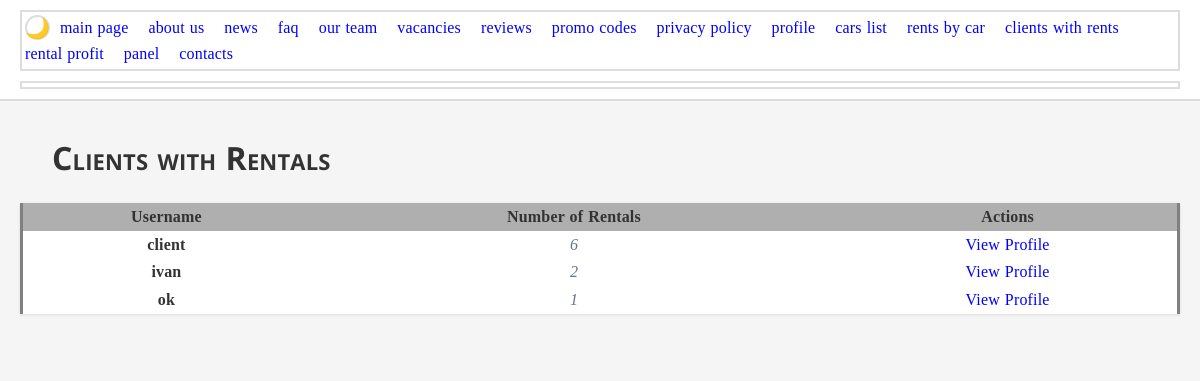
Page /clients-with-rentals/ (signed in) on the committed database.
### main/models.py (models this page shows, shortened)
class User(AbstractUser):
    ROLES = (
        ('GUEST', 'guest'),
        ('CLIENT', 'client'),
        ('MANAGER', 'manager'),
        ('SUPERUSER', 'superuser')
    )
    middle_name = models.CharField('middle name', max_length=150, blank=True)
    phone = models.CharField('phone', max_length=20, validators=[validate_phone])
    birth_date = models.DateField('bd date', validators=[validate_age], null=True, blank=True)
    address = models.TextField('address')
    role = models.CharField('role', max_length=10, choices=ROLES, default='CLIENT')
    promocodes = models.ManyToManyField(PromoCode, blank=True)
    fines = models.ManyToManyField(Fine, blank=True)
    class Meta:
        verbose_name = 'user'
        verbose_name_plural = 'users'

### main/views.py (the view)
# urls.py: path('clients-with-rentals/', views.clients_with_rentals, name='clients_with_rentals'),
@login_required
@user_passes_test(lambda u: u.role in ['MANAGER', 'SUPERUSER'])
def clients_with_rentals(request):
    logger.debug("Загрузка списка клиентов с арендами")
    clients = User.objects.filter(role='CLIENT', rental__isnull=False).distinct()\
        .annotate(rental_count=Count('rental'))
    if not clients.exists():
        logger.warning("Нет клиентов с арендами")
        return render(request, 'main/clients_with_rentals.html', {
            'error_message': 'Нет клиентов с арендами.'
        })
    return render(request, 'main/clients_with_rentals.html', {'clients': clients})

### main/templates/main/clients_with_rentals.html (shortened to what this page needs)
{% extends "base.html" %}
{% block header %}Clients with Rentals{% endblock %}
{% block content %}
{% if error_message %}
    <p style="color: red;">{{ error_message }}</p>
{% else %}
    <table>
        <tr>
            <th>Username</th>
            <th>Number of Rentals</th>
            <th>Actions</th>
        </tr>
        {% for client in clients %}
        <tr>
            <td>{{ client.username }}</td>
            <td>{{ client.rental_count }}</td>
            <td>
                <a href="{% url 'view_user_profile' client.id %}">View Profile</a>
            </td>
        </tr>
        {% empty %}
        <tr>
            <td colspan="3">No clients with rentals</td>
        </tr>
        {% endfor %}
    </table>
{% endif %}
{% endblock %}

### main/static/css/style2.css (style rules this page uses)
:root { --font-primary: 'Open Sans'; --font-secondary: 'Roboto'; --font-mono: monospace; --bg-primary: #f5f5f5; --bg-secondary: #ffffff; --text-primary: #333333; --text-secondary: #666666; --border-color: #dddddd; }
a:link { color: blue; text-decoration: none; }
body { line-height: 1.6; word-spacing: 0.05em; letter-spacing: 0.01em; background: #f5f5f5; margin: 0; padding-top: 80px; }
tr > th { background: #afafaf; }
td:first-child, th:first-child { font-weight: bold; border-left: 3px solid grey; }
td:last-child, th:last-child { border-right: 3px solid grey; }
td:nth-last-child(2) { font-style: italic; color: #64748b; }
[lang="en"] { quotes: '"' '"'; }
table { border-collapse: collapse; width: 100%; margin: 20px 0; background: white; box-shadow: 0 1px 3px rgba(0,0,0,0.1); }
td, th { text-align: center; vertical-align: middle; }
body { background-color: var(--bg-primary) !important; color: var(--text-primary) !important; }

### rows in the picture
User: username "client", rental_count "6"
User: username "ivan", rental_count "2"
User: username "ok", rental_count "1"
